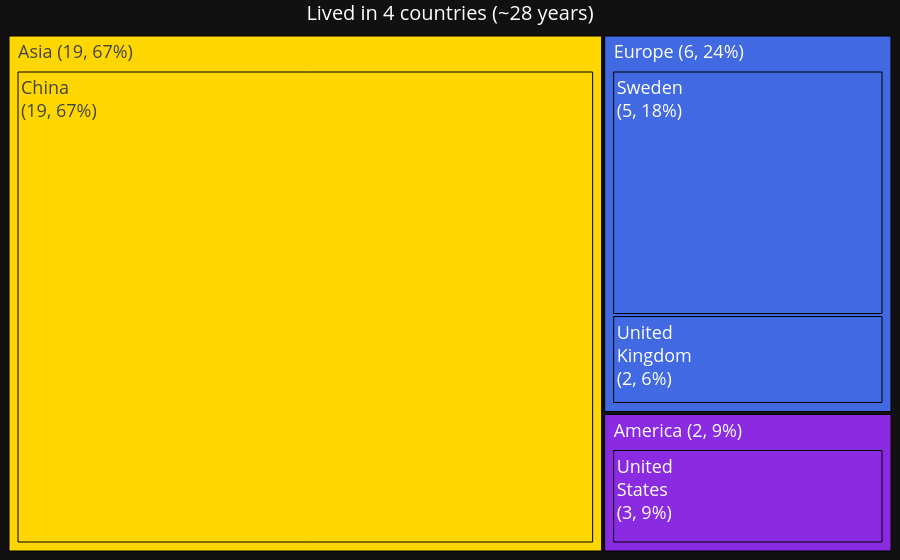

This figure's notebook cell:
### Code cell
NUM_COLS = df.select_dtypes(include='number').columns.tolist()
df_country = df.groupby(['country','continent'])[NUM_COLS].sum().reset_index()
df_country = add_country_codes(df_country.copy())
df_country['total_years'] = df_country['total_days']/365
display(df_country.head())

df_country_lived = df_country[df_country['country'].isin(COUNTRIES_LIVED)]
n_country_lived = df_country_lived.country.nunique()
t_country_lived = df_country_lived.total_years.sum()

create_tree(
    df=df_country_lived,
    feat='country',
    var='total_years',
    flag='continent',
    group_flag=True,
    color_dict=COLOR_DICT,
    font_size_dict=FONT_SIZE_DICT,
    title=f'Lived in {n_country_lived} countries (~{t_country_lived:.0f} years)',
    threshold=1,
    threshold_global=False,
    save_path='../attachments/tree_travel_all.html',
    #save_path=None
    )

### Figure 1 — Plotly figure (JSON) as saved in the notebook; plotly's stock layout.template omitted (floating-point values rounded to 4 significant figures)
{"data": [{"branchvalues": "total", "hoverinfo": "none", "ids": ["America", "Asia", "Europe", "America | United<br>States", "Asia | China", "Europe | Sweden", "Europe | United<br>Kingdom"], "labels": ["<br><br>America (2, 9%)", "<br><br>Asia (19, 67%)", "<br><br>Europe (6, 24%)", "United<br>States", "China", "Sweden", "United<br>Kingdom"], "marker": {"colors": ["blueviolet", "gold", "royalblue", "blueviolet", "gold", "royalblue", "royalblue"], "line": {"color": "black", "width": 1}}, "parents": ["", "", "", "America", "Asia", "Europe", "Europe"], "textfont": {"size": 18}, "textinfo": "label+value+percent root", "textposition": "top left", "texttemplate": "<br>%{label}<br>(%{value:.0f}, %{percentRoot:.0%})", "type": "treemap", "values": [2.501, 19.12, 6.788, 2.501, 19.12, 4.977, 1.811]}], "layout": {"font": {"color": "white", "size": 18}, "margin": {"b": 0, "l": 0, "r": 0, "t": 0}, "title": {"font": {"size": 20}, "text": "Lived in 4 countries (~28 years)", "x": 0.5, "xanchor": "center", "y": 0.99, "yanchor": "top"}, "uniformtext": {"minsize": 18, "mode": "show"}}}
